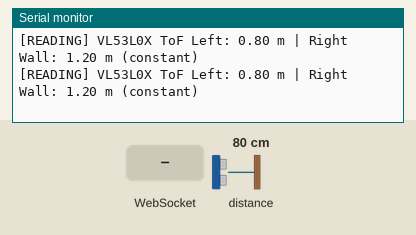
Bench run of a sketch on a simulated ESP32. On the bench: the last lines printed to the serial monitor. Inputs (shaded band) come from the test bench; at power-on: distance to the obstacle 80 cm. WiFi joins after 1.5 s; servers stay silent unless stated.

Above: at 3.7 s.
3.8 s: WebSocket text "ping" received
At 3.96 s:
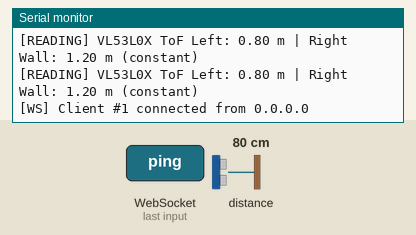
5.3 s: distance to the obstacle set to 2 cm
At 5.52 s:
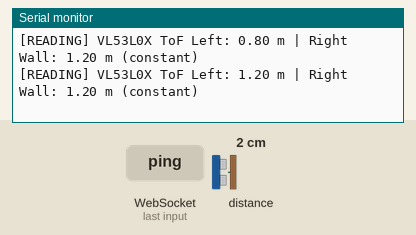
6.8 s: distance to the obstacle set to 4 cm
At 6.92 s:
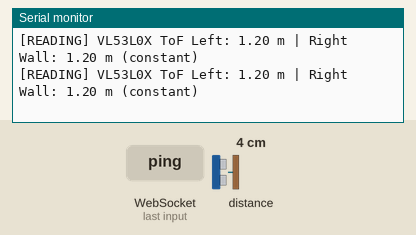
Timing chart, 0 to 9.8 s (numbered marks = the images above; inputs shaded):
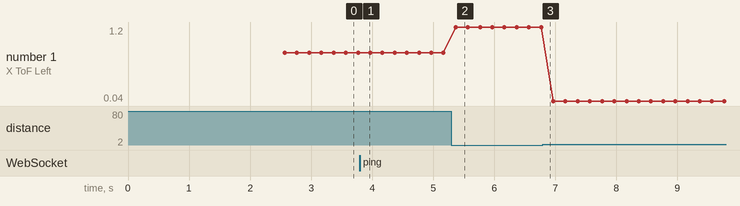

The sketch:

vl53l0x_firmware.ino
```cpp
/**
 * UGV Tunnel-Assist Robot — ESP32 Firmware (VL53L0X ToF + Static IP)
 * Hardware: ESP32 + Single VL53L0X Time-of-Flight Distance Sensor over I2C
 *
 * HARDWARE WIRING SPECIFICATION:
 * -----------------------------------------------------------------------------
 * 1. VL53L0X ToF Sensor Pinout:
 *    - VCC  ---> ESP32 3.3V (or 5V if sensor module has onboard 3.3V LDO regulator)
 *    - GND  ---> ESP32 GND
 *    - SDA  ---> ESP32 GPIO 21 (Default I2C Data Pin)
 *    - SCL  ---> ESP32 GPIO 22 (Default I2C Clock Pin)
 *
 * 2. Static IP Setup:
 *    - Static IP address assigned below so ESP32 IP address does NOT change.
 *    - Edit local_IP, gateway, and subnet constants to match your router/phone hotspot.
 *
 * DEPENDENCIES (Install via Arduino IDE Library Manager):
 *  - "Adafruit_VL53L0X" by Adafruit (v1.2.0 or newer)
 *  - "ArduinoJson" by Benoit Blanchon (v6 or v7)
 *  - "ESPAsyncWebServer" by Mathieu Carbou (Supports ESP32 Core 3.x)
 *  - "AsyncTCP" by Mathieu Carbou
 */

#include <WiFi.h>
#include <ESPAsyncWebServer.h>
#include <ArduinoJson.h>
#include <Wire.h>
#include "Adafruit_VL53L0X.h"

// ============================================================================
// Network & Static IP Configuration (EDIT THESE FOR YOUR NETWORK)
// ============================================================================
const char* ssid = "YOUR_WIFI_NAME";         // <-- Edit Wi-Fi / Hotspot SSID
const char* password = "YOUR_WIFI_PASSWORD"; // <-- Edit Wi-Fi / Hotspot Password

// Fixed Static IP Address Configuration
IPAddress local_IP(10, 52, 239, 215);  // <-- ESP32 Fixed Static IP Address
IPAddress gateway(10, 52, 239, 1);    // <-- Gateway IP (Router/Hotspot)
IPAddress subnet(255, 255, 255, 0);   // Subnet Mask
IPAddress primaryDNS(8, 8, 8, 8);     // Primary DNS

AsyncWebServer server(80);
AsyncWebSocket ws("/ws");

// ============================================================================
// Hardware Pin Definitions & VL53L0X Instance
// ============================================================================
const int I2C_SDA_PIN = 21;
const int I2C_SCL_PIN = 22;

Adafruit_VL53L0X lox = Adafruit_VL53L0X();
bool tofSensorOnline = false;

// System Telemetry State
unsigned long lastSend = 0;
int seq = 0;
bool estopActive = false;
String driveDir = "stop";

// ============================================================================
// WebSocket Message / Command Handler
// ============================================================================
void sendAck(AsyncWebSocketClient *client, const char* commandId, bool ok) {
  JsonDocument doc;
  doc["type"] = "ack";
  doc["commandId"] = commandId;
  doc["ok"] = ok;
  String out;
  serializeJson(doc, out);
  client->text(out);
}

void handleMessage(AsyncWebSocketClient *client, uint8_t *data, size_t len) {
  JsonDocument doc;
  DeserializationError err = deserializeJson(doc, data, len);
  if (err) return;

  const char* type = doc["type"] | "unknown";
  const char* commandId = doc["commandId"] | "unknown";

  if (strcmp(type, "ping") == 0) {
    JsonDocument pong;
    pong["type"] = "pong";
    pong["commandId"] = commandId;
    String out;
    serializeJson(pong, out);
    client->text(out);
    return;
  }

  if (strcmp(type, "command") == 0) {
    JsonObject command = doc["command"];
    const char* cmdType = command["type"] | "unknown";

    if (strcmp(cmdType, "drive") == 0) {
      driveDir = command["dir"].as<String>();
    } else if (strcmp(cmdType, "estop") == 0) {
      estopActive = true;
      driveDir = "stop";
    } else if (strcmp(cmdType, "reset_estop") == 0) {
      estopActive = false;
    }

    sendAck(client, commandId, true);
  }
}

void onWsEvent(AsyncWebSocket *server, AsyncWebSocketClient *client, AwsEventType type,
               void *arg, uint8_t *data, size_t len) {
  if (type == WS_EVT_CONNECT) {
    Serial.printf("[WS] Client #%u connected from %s\n", client->id(), client->remoteIP().toString().c_str());
  } else if (type == WS_EVT_DISCONNECT) {
    Serial.printf("[WS] Client #%u disconnected\n", client->id());
  } else if (type == WS_EVT_DATA) {
    AwsFrameInfo *info = (AwsFrameInfo*)arg;
    if (info->final && info->index == 0 && info->len == len && info->opcode == WS_TEXT) {
      handleMessage(client, data, len);
    }
  }
}

// ============================================================================
// SETUP
// ============================================================================
void setup() {
  Serial.begin(115200);
  delay(1000);

  Serial.println("\n==================================================");
  Serial.println(" UGV Tunnel-Assist Robot — ESP32 Sensor Server");
  Serial.println(" Hardware: Single VL53L0X ToF Sensor + Static IP");
  Serial.println("==================================================");

  // 1. Initialize I2C & VL53L0X Sensor
  Wire.begin(I2C_SDA_PIN, I2C_SCL_PIN);
  Serial.println("[ToF] Initializing VL53L0X sensor on I2C (SDA=21, SCL=22)...");
  if (!lox.begin()) {
    Serial.println("[ToF] ERROR: Failed to detect VL53L0X sensor! Check I2C wiring.");
    tofSensorOnline = false;
  } else {
    Serial.println("[ToF] SUCCESS: VL53L0X ToF sensor online!");
    lox.startRangeContinuous();
    tofSensorOnline = true;
  }

  // 2. Configure Static IP Address
  Serial.print("[WiFi] Configuring Fixed Static IP: ");
  Serial.println(local_IP);
  if (!WiFi.config(local_IP, gateway, subnet, primaryDNS)) {
    Serial.println("[WiFi] WARNING: Static IP configuration failed! Falling back to DHCP.");
  }

  // 3. Connect to Wi-Fi
  Serial.print("[WiFi] Connecting to WiFi SSID: ");
  Serial.println(ssid);
  WiFi.begin(ssid, password);
  while (WiFi.status() != WL_CONNECTED) {
    delay(500);
    Serial.print(".");
  }
  Serial.println();
  Serial.print("[WiFi] Connected! Fixed ESP32 IP Address: ");
  Serial.println(WiFi.localIP());

  // 4. Start HTTP & WebSocket Server
  server.on("/", HTTP_GET, [](AsyncWebServerRequest *request) {
    request->send(200, "text/plain", "UGV Robot ESP32 VL53L0X Telemetry Server Online!\nWebSocket endpoint active at /ws");
  });

  ws.onEvent(onWsEvent);
  server.addHandler(&ws);
  server.begin();
  Serial.print("[WS] WebSocket Server listening -> ws://");
  Serial.print(WiFi.localIP());
  Serial.println("/ws\n");
}

// ============================================================================
// MAIN LOOP
// ============================================================================
void loop() {
  ws.cleanupClients();

  unsigned long now = millis();

  // Broadcast Telemetry Frame every 200 ms (5 Hz update rate)
  if (now - lastSend >= 200) {
    lastSend = now;

    // Read VL53L0X ToF Distance Measurement
    float distanceLeftM = 1.20; // Default constant fallback if out of range
    if (tofSensorOnline && lox.isRangeComplete()) {
      uint16_t rangeMm = lox.readRange();
      if (rangeMm > 30 && rangeMm < 2000) { // Valid range 30mm (3cm) to 2000mm (2m)
        distanceLeftM = rangeMm / 1000.0f;  // Convert millimeters to meters
      }
    }

    // Keep right wall constant at 1.20 meters as specified
    float distanceRightM = 1.20;

    Serial.printf("[READING] VL53L0X ToF Left: %.2f m | Right Wall: %.2f m (constant)\n",
                  distanceLeftM, distanceRightM);

    // Broadcast WebSocket Frame if clients connected
    if (ws.count() > 0) {
      JsonDocument doc;
      doc["type"] = "frame";

      JsonObject frame = doc["frame"].to<JsonObject>();
      frame["seq"] = seq++;
      frame["receivedAt"] = "2026-09-11T00:00:00.000Z";

      // 1. ToF Sensor readings (Both 'tof' and 'lidar' fields included for maximum compatibility)
      JsonObject tof = frame["tof"].to<JsonObject>();
      tof["left"] = distanceLeftM;
      tof["right"] = distanceRightM;

      JsonObject lidar = frame["lidar"].to<JsonObject>();
      lidar["leftM"] = distanceLeftM;
      lidar["rightM"] = distanceRightM;

      // 2. Robot Pose
      JsonObject pose = frame["pose"].to<JsonObject>();
      pose["x"] = 0.0;
      pose["z"] = 0.0;
      pose["yaw"] = 0.0;

      // 3. Gas & Sensor telemetry defaults (only ToF is connected)
      JsonObject gas = frame["gas"].to<JsonObject>();
      gas["ch4Ppm"] = 0.0;
      gas["ch4Status"] = "ok";
      gas["coPpm"] = 0.0;
      gas["coStatus"] = "ok";

      JsonObject sensors = frame["sensors"].to<JsonObject>();
      sensors["methane"] = 0.0;
      sensors["co"] = 0.0;
      sensors["sulfur"] = 0.0;
      sensors["co2"] = 400.0;
      sensors["o2"] = 20.9;
      sensors["water"] = 0.0;

      // 4. Mission & System telemetry defaults
      JsonObject mission = frame["mission"].to<JsonObject>();
      mission["id"] = "DELTA-4";
      mission["phase"] = "survey";
      mission["robotOnline"] = true;
      mission["elapsedSec"] = now / 1000;
      mission["distanceM"] = distanceLeftM;
      mission["tunnelProgressPct"] = 35.0;
      mission["sector"] = "SECTOR-S7";

      JsonObject control = frame["control"].to<JsonObject>();
      control["estopActive"] = estopActive;
      control["driveDir"] = driveDir;
      control["mode"] = "drive";

      JsonObject power = frame["power"].to<JsonObject>();
      power["mainPct"] = 95;
      power["voltageV"] = 24.1;
      power["currentA"] = 1.2;

      JsonObject thermal = frame["thermal"].to<JsonObject>();
      thermal["ambientC"] = 25.0;
      thermal["humidityPct"] = 55;

      JsonObject link = frame["link"].to<JsonObject>();
      link["quality"] = "online";
      link["batteryPct"] = 95;
      link["signalPct"] = 98;
      link["snrDbm"] = -60;
      link["nodesDropped"] = 0;
      link["nodesTotal"] = 10;

      JsonObject air = frame["air"].to<JsonObject>();
      air["pm1"] = 10;
      air["pm25"] = 25;
      air["pm10"] = 35;

      JsonObject motion = frame["motion"].to<JsonObject>();
      motion["speedMps"] = 0.0;
      motion["speedMaxMps"] = 2.0;

      String out;
      serializeJson(doc, out);
      ws.textAll(out);
    }
  }
}
```

Measured:
- after the input at 3.8 s, the serial monitor: prints a new line at once (image 1)
- after the input at 5.3 s, the serial monitor: prints a new line after 0.07 s (image 2)
- plotted number 1: 1.2 → 0.04 after the input at 6.8 s
